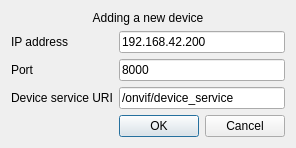
<?xml version="1.0" encoding="UTF-8"?>
<ui version="4.0">
 <class>AddDeviceDialog</class>
 <widget class="QDialog" name="AddDeviceDialog">
  <property name="geometry">
   <rect>
    <x>0</x>
    <y>0</y>
    <width>296</width>
    <height>140</height>
   </rect>
  </property>
  <property name="windowTitle">
   <string>Dialog</string>
  </property>
  <layout class="QVBoxLayout" name="verticalLayout" stretch="0,2,0">
   <item>
    <widget class="QLabel" name="label">
     <property name="sizePolicy">
      <sizepolicy hsizetype="Preferred" vsizetype="Minimum">
       <horstretch>0</horstretch>
       <verstretch>0</verstretch>
      </sizepolicy>
     </property>
     <property name="text">
      <string>Adding a new device</string>
     </property>
     <property name="alignment">
      <set>Qt::AlignCenter</set>
     </property>
    </widget>
   </item>
   <item>
    <layout class="QFormLayout" name="formLayout">
     <item row="0" column="0">
      <widget class="QLabel" name="label_2">
       <property name="text">
        <string>IP address</string>
       </property>
      </widget>
     </item>
     <item row="0" column="1">
      <widget class="QLineEdit" name="leIP">
       <property name="text">
        <string>192.168.42.200</string>
       </property>
      </widget>
     </item>
     <item row="1" column="0">
      <widget class="QLabel" name="label_3">
       <property name="text">
        <string>Port</string>
       </property>
      </widget>
     </item>
     <item row="1" column="1">
      <widget class="QLineEdit" name="lePort">
       <property name="text">
        <string>8000</string>
       </property>
      </widget>
     </item>
     <item row="2" column="1">
      <widget class="QLineEdit" name="leURI">
       <property name="text">
        <string>/onvif/device_service</string>
       </property>
      </widget>
     </item>
     <item row="2" column="0">
      <widget class="QLabel" name="label_4">
       <property name="text">
        <string>Device service URI</string>
       </property>
      </widget>
     </item>
    </layout>
   </item>
   <item>
    <widget class="QDialogButtonBox" name="buttonBox">
     <property name="orientation">
      <enum>Qt::Horizontal</enum>
     </property>
     <property name="standardButtons">
      <set>QDialogButtonBox::Cancel|QDialogButtonBox::Ok</set>
     </property>
    </widget>
   </item>
  </layout>
 </widget>
 <resources/>
 <connections>
  <connection>
   <sender>buttonBox</sender>
   <signal>accepted()</signal>
   <receiver>AddDeviceDialog</receiver>
   <slot>accept()</slot>
   <hints>
    <hint type="sourcelabel">
     <x>248</x>
     <y>254</y>
    </hint>
    <hint type="destinationlabel">
     <x>157</x>
     <y>274</y>
    </hint>
   </hints>
  </connection>
  <connection>
   <sender>buttonBox</sender>
   <signal>rejected()</signal>
   <receiver>AddDeviceDialog</receiver>
   <slot>reject()</slot>
   <hints>
    <hint type="sourcelabel">
     <x>316</x>
     <y>260</y>
    </hint>
    <hint type="destinationlabel">
     <x>286</x>
     <y>274</y>
    </hint>
   </hints>
  </connection>
 </connections>
</ui>
